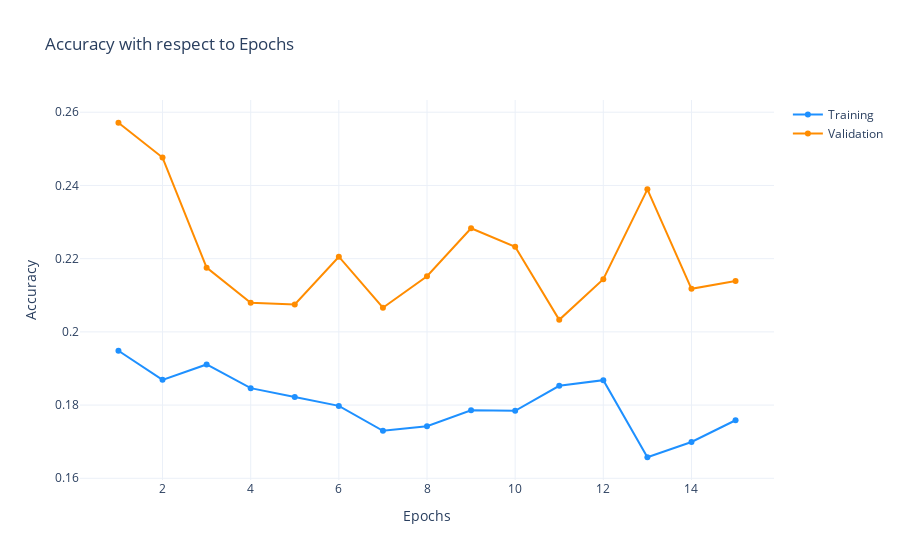

Write notebook code for a chart like this one.
### Code cell
display_training_curves(
    model_history.history['loss'], 
    model_history.history['val_loss'], 
    'validation')

### Figure 1 — Plotly figure (JSON) as saved in the notebook; plotly's stock layout.template omitted (floating-point values rounded to 4 significant figures)
{"data": [{"marker": {"color": "dodgerblue"}, "mode": "lines+markers", "name": "Training", "type": "scatter", "x": [1, 2, 3, 4, 5, 6, 7, 8, 9, 10, 11, 12, 13, 14, 15, 16, 17, 18, 19, 20, 21, 22, 23, 24, 25, 26, 27, 28, 29, 30], "y": [0.1948, 0.1869, 0.1911, 0.1846, 0.1822, 0.1798, 0.173, 0.1742, 0.1786, 0.1785, 0.1853, 0.1868, 0.1657, 0.1699, 0.1759]}, {"marker": {"color": "darkorange"}, "mode": "lines+markers", "name": "Validation", "type": "scatter", "x": [1, 2, 3, 4, 5, 6, 7, 8, 9, 10, 11, 12, 13, 14, 15, 16, 17, 18, 19, 20, 21, 22, 23, 24, 25, 26, 27, 28, 29, 30], "y": [0.2571, 0.2476, 0.2175, 0.2079, 0.2075, 0.2205, 0.2066, 0.2152, 0.2283, 0.2233, 0.2033, 0.2144, 0.2389, 0.2118, 0.2139]}], "layout": {"title": {"text": "Accuracy with respect to Epochs"}, "xaxis": {"title": {"text": "Epochs"}}, "yaxis": {"title": {"text": "Accuracy"}}}}
